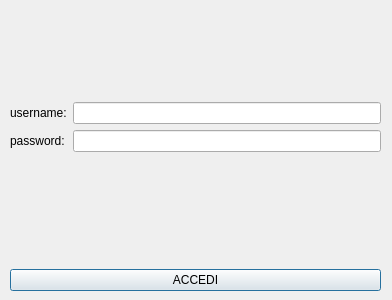
<?xml version="1.0" encoding="UTF-8"?>
<ui version="4.0">
 <class>finestra</class>
 <widget class="QDialog" name="finestra">
  <property name="geometry">
   <rect>
    <x>0</x>
    <y>0</y>
    <width>392</width>
    <height>300</height>
   </rect>
  </property>
  <property name="windowTitle">
   <string>Dialog</string>
  </property>
  <widget class="QWidget" name="formLayoutWidget">
   <property name="geometry">
    <rect>
     <x>10</x>
     <y>10</y>
     <width>371</width>
     <height>281</height>
    </rect>
   </property>
   <layout class="QFormLayout" name="form">
    <property name="fieldGrowthPolicy">
     <enum>QFormLayout::AllNonFixedFieldsGrow</enum>
    </property>
    <item row="1" column="0" colspan="2">
     <spacer name="spazio1">
      <property name="orientation">
       <enum>Qt::Vertical</enum>
      </property>
      <property name="sizeHint" stdset="0">
       <size>
        <width>20</width>
        <height>40</height>
       </size>
      </property>
     </spacer>
    </item>
    <item row="2" column="0">
     <widget class="QLabel" name="usernameL">
      <property name="text">
       <string>username:</string>
      </property>
     </widget>
    </item>
    <item row="2" column="1">
     <widget class="QLineEdit" name="username"/>
    </item>
    <item row="3" column="0">
     <widget class="QLabel" name="passwordL">
      <property name="text">
       <string>password:</string>
      </property>
     </widget>
    </item>
    <item row="3" column="1">
     <widget class="QLineEdit" name="passwd"/>
    </item>
    <item row="5" column="0" colspan="2">
     <spacer name="spazio2">
      <property name="orientation">
       <enum>Qt::Vertical</enum>
      </property>
      <property name="sizeHint" stdset="0">
       <size>
        <width>20</width>
        <height>40</height>
       </size>
      </property>
     </spacer>
    </item>
    <item row="6" column="0" colspan="2">
     <widget class="QPushButton" name="invia">
      <property name="text">
       <string>ACCEDI</string>
      </property>
     </widget>
    </item>
    <item row="4" column="1">
     <widget class="QLabel" name="fallimento">
      <property name="text">
       <string/>
      </property>
     </widget>
    </item>
   </layout>
  </widget>
 </widget>
 <resources>
  <include location="../int.qrc"/>
 </resources>
 <connections/>
</ui>
